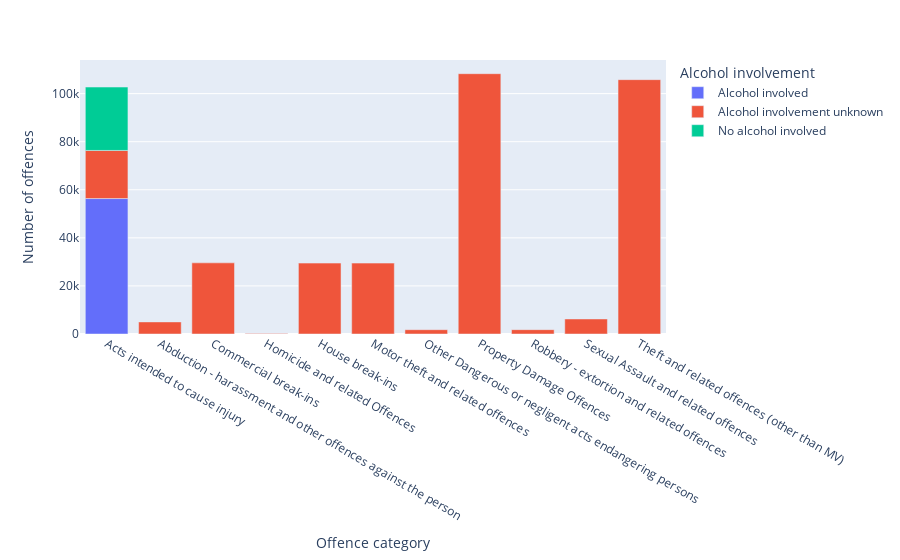

Notebook code cell kept with this figure:
### Code cell
px.bar(alcohol_involvement, x = 'Offence category', y = 'Number of offences', color = 'Alcohol involvement')

### Figure 1 — Plotly figure (JSON) as saved in the notebook; plotly's stock layout.template omitted (floating-point values rounded to 4 significant figures)
{"data": [{"alignmentgroup": "True", "hovertemplate": "Alcohol involvement=Alcohol involved<br>Offence category=%{x}<br>Number of offences=%{y}<extra></extra>", "legendgroup": "Alcohol involved", "marker": {"color": "#636efa", "pattern": {"shape": ""}}, "name": "Alcohol involved", "offsetgroup": "Alcohol involved", "orientation": "v", "showlegend": true, "textposition": "auto", "type": "bar", "x": ["Acts intended to cause injury"], "xaxis": "x", "y": [56349], "yaxis": "y"}, {"alignmentgroup": "True", "hovertemplate": "Alcohol involvement=Alcohol involvement unknown<br>Offence category=%{x}<br>Number of offences=%{y}<extra></extra>", "legendgroup": "Alcohol involvement unknown", "marker": {"color": "#EF553B", "pattern": {"shape": ""}}, "name": "Alcohol involvement unknown", "offsetgroup": "Alcohol involvement unknown", "orientation": "v", "showlegend": true, "textposition": "auto", "type": "bar", "x": ["Abduction - harassment and other offences against the person", "Acts intended to cause injury", "Commercial break-ins", "Homicide and related Offences", "House break-ins", "Motor theft and related offences", "Other Dangerous or negligent acts endangering persons", "Property Damage Offences", "Robbery - extortion and related offences", "Sexual Assault and related offences", "Theft and related offences (other than MV)"], "xaxis": "x", "y": [5027, 20013, 29600, 248, 29496, 29486, 1787, 108292, 1809, 6248, 105809], "yaxis": "y"}, {"alignmentgroup": "True", "hovertemplate": "Alcohol involvement=No alcohol involved<br>Offence category=%{x}<br>Number of offences=%{y}<extra></extra>", "legendgroup": "No alcohol involved", "marker": {"color": "#00cc96", "pattern": {"shape": ""}}, "name": "No alcohol involved", "offsetgroup": "No alcohol involved", "orientation": "v", "showlegend": true, "textposition": "auto", "type": "bar", "x": ["Acts intended to cause injury"], "xaxis": "x", "y": [26377], "yaxis": "y"}], "layout": {"barmode": "relative", "legend": {"title": {"text": "Alcohol involvement"}, "tracegroupgap": 0}, "margin": {"t": 60}, "xaxis": {"anchor": "y", "domain": [0, 1], "title": {"text": "Offence category"}}, "yaxis": {"anchor": "x", "domain": [0, 1], "title": {"text": "Number of offences"}}}}
